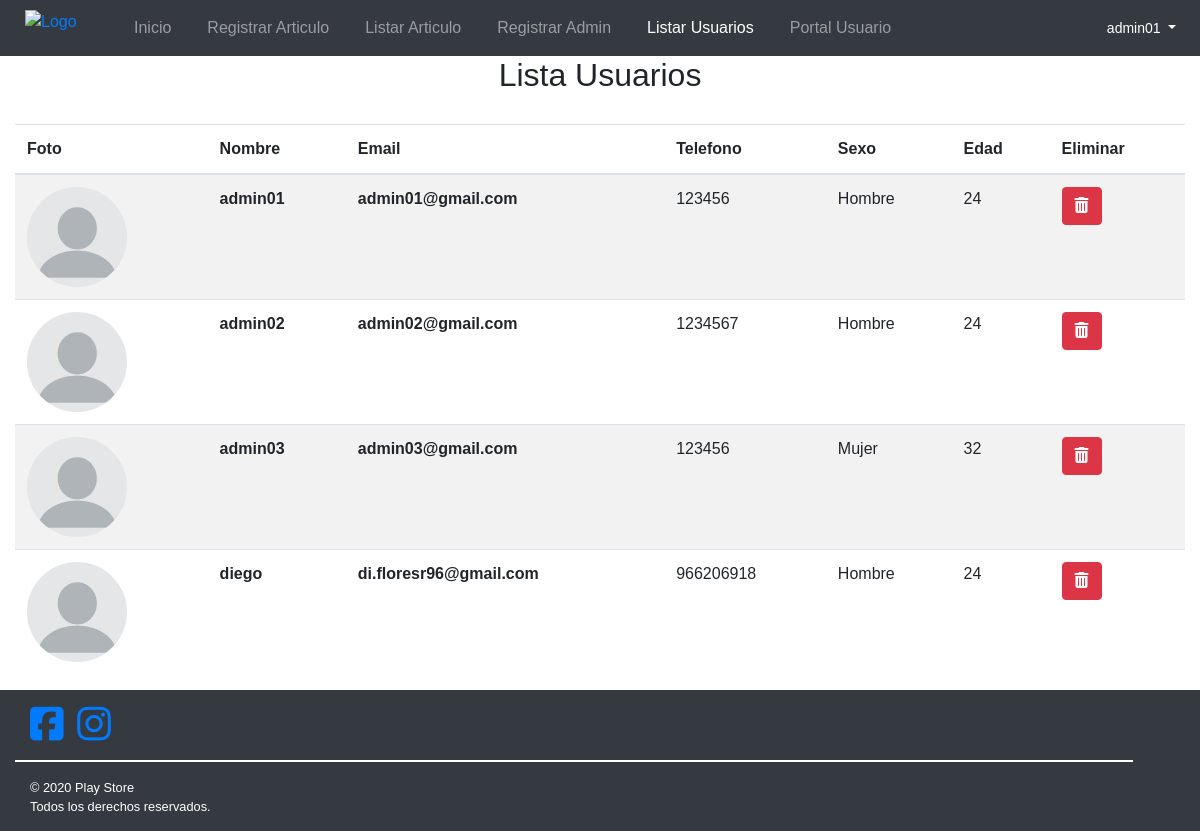
Page /articulos/articulo/listar/usuarios/ (signed in) on the earlier database version.
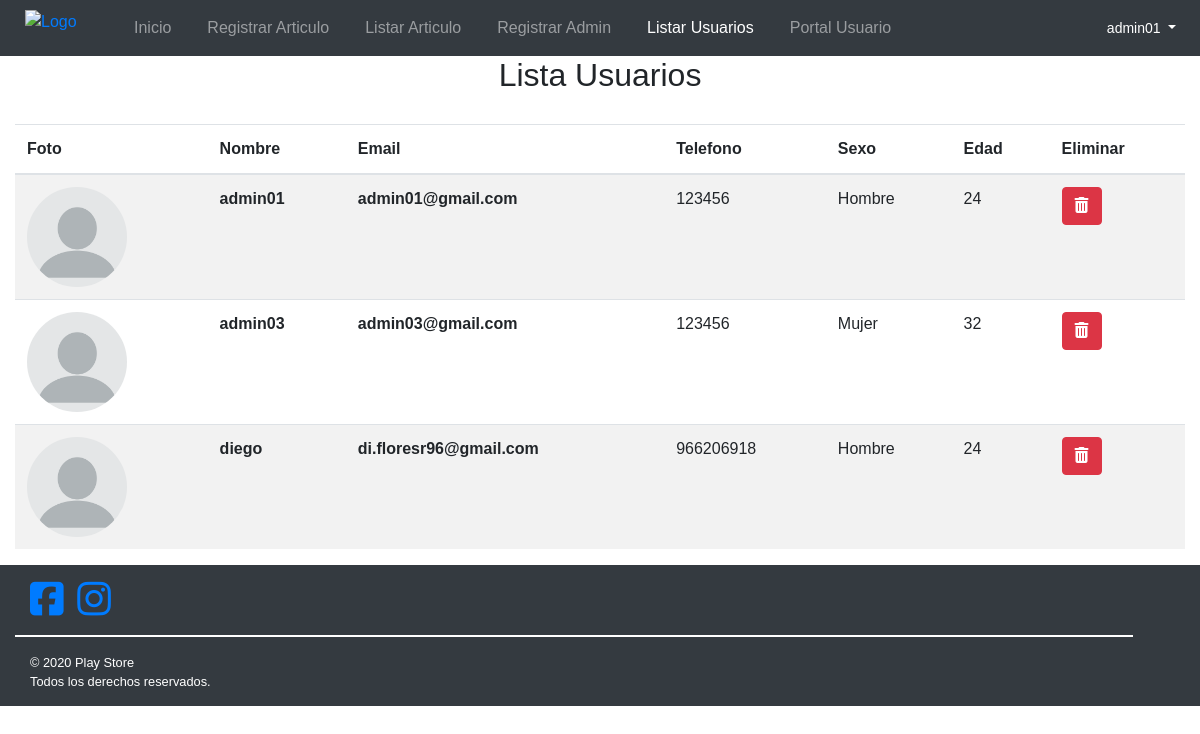
Same page on the later database version.
### articulos/models.py (models this page shows, shortened)
class Usuario(AbstractBaseUser):
    email= models.EmailField('Correo Electrónico', unique=True, max_length= 30)
    nombreUsuario = models.CharField('Nombre de usuario', max_length=100)
    telefono = models.CharField('Telefono', max_length=12)
    sexo = models.ForeignKey(Sexo, on_delete=models.CASCADE)
    edad = models.IntegerField()
    password = models.CharField(null=True, max_length=30)
    img = models.ImageField('Imagen de Perfil', upload_to='static/articulos/img/usuarios', null=True, blank=True)
    usuarioActivo = models.BooleanField(default=True)
    usuarioAdmin = models.BooleanField(default=False)
    objects = UsuarioManager()
    USERNAME_FIELD = 'email'
    REQUIRED_FIELDS = ['nombreUsuario', 'telefono', 'sexo', 'edad', 'password']
    @property
    def is_staff(self):
        return self.usuarioAdmin

class Sexo(models.Model):
    id = models.AutoField(primary_key=True)
    sexo = models.CharField(max_length=50, help_text="Añada descripción del tipo sexo")
    class Meta:
        ordering=['sexo']
    def __str__(self):
        return self.sexo

### articulos/views.py (the view)
# urls.py: path('articulo/listar/usuarios/', staff_member_required(views.ListarUsuarios.as_view()), name='articulo-listar-usuarios'),
class ListarUsuarios(generic.ListView):
    template_name = 'articulos/listarUsuarios.html'
    context_object_name = 'listaUsuarios'
    def get_queryset(self):
        return Usuario.objects.all()

### articulos/templates/articulos/listarUsuarios.html (shortened to what this page needs)
{% extends "articulos/base_articulos.html" %} {% load static %}
{% block content %}
<div>
    <h2 class="col-12">Lista Usuarios</h2>
    {% if listaUsuarios %}
    <div class="table-responsive-lg">
        <table class="table table-striped">
            <thead>
                <tr>
                    <th scope="col">Foto</th>
                    <th scope="col">Nombre</th>
                    <th scope="col">Email</th>
                    <th scope="col">Telefono</th>
                    <th scope="col">Sexo</th>
                    <th scope="col">Edad</th>
                    <th scope="col">Eliminar</th>
                </tr>
            </thead>
            <tbody>
                {% for usuario in listaUsuarios %}
                <tr>
                    <td scope="row">
                        {% if usuario.img %}
                        <img class="articulos-listar-imagen" src="{{usuario.img.url}}" alt="" />
                        {% else %}
                        <img src="{% static 'articulos/img/usuarios/perfil.webp' %}" class="articulos-listar-imagen" alt="Imagen no disponible" />
                        {% endif %}
                    </td>
                    <td><b>{{usuario.nombreUsuario}}</b></td>
                    <td><b>{{usuario.email}}</b></td>
                    <td>{{usuario.telefono}}</td>
                    <td>{{usuario.sexo}}</td>
                    <td>{{usuario.edad}}</td>
                    <td>
                        <a href="#" onclick="confirmarEliminacionUsuario( '{{usuario.email}}' )">
                            <button class="btn btn-danger"><i class="fas fa-trash-alt"></i></button>
                        </a>
                    </td>
                </tr>
                {% endfor %}
            </tbody>
        </table>
    </div>
    {% else %}
    <p>No existen usuarios</p>
    {% endif %}
</div>
{% endblock %}

### articulos/templates/articulos/base_articulos.html (shortened to what this page needs)
<!DOCTYPE html>
<html lang="es">
    <head>
        {% load static %}
        <link rel="stylesheet" href="https://stackpath.bootstrapcdn.com/bootstrap/4.5.2/css/bootstrap.min.css" />
        <link rel="stylesheet" href="{% static 'articulos/css/style.css' %}" />
        <link rel="stylesheet" href="{% static 'articulos/css/style_articulos.css' %}">
    </head>
    <body>
        <div class="container-fluid">
            <header class="row bg-dark">
                <figure class="col-12 col-lg-1">
                    <a href="#"><img src="{% static 'articulos/img/logo.png' %}" alt="Logo" class="logo" /></a>
                </figure>
                <nav class="navbar navbar-expand-lg navbar-dark bg-dark col-12 col-lg-11">
                    <div class="collapse navbar-collapse" id="navbarTogglerDemo02">
                        <ul class="navbar-nav mr-auto mt-2 mt-lg-0">
                            <li class="nav-item">
                                <a class="nav-link" href="#"> Inicio <span class="sr-only">(current)</span></a></span>
                            </li>
                            <li class="nav-item {% if request.path == '/articulos/articulo/register/' %} active {% endif %} ">
                                <a class="nav-link" href="{% url 'articulo-register' %}"> Registrar Articulo<span class="sr-only">(current)</span></a></span>
                            </li>
                            <li class="nav-item {% if request.path == '/articulos/articulo/listar/' %} active {% endif %}">
                                <a class="nav-link" href="{% url 'articulo-listar' %}"> Listar Articulo <span class="sr-only">(current)</span></a></span>
                            </li>
                            <li class="nav-item {% if request.path == '/articulos/articulo/register/admin/' %} active {% endif %}">
                                <a class="nav-link" href="{% url 'articulo-register-admin' %}"> Registrar Admin<span class="sr-only">(current)</span></a></span>
                            </li>
                            <li class="nav-item {% if request.path == '/articulos/articulo/listar/usuarios/' %} active {% endif %}">
                                <a class="nav-link" href="{% url 'articulo-listar-usuarios' %}"> Listar Usuarios<span class="sr-only">(current)</span></a></span>
                            </li>
                            <li class="nav-item">
                                <a class="nav-link" href="{% url 'index' %}"> Portal Usuario<span class="sr-only">(current)</span></a></span>
                            </li>
                        </ul>
                        {% if user.is_authenticated %}
                        <div class="btn-group menu-desplegable">
                            <button type="button" class="btn btn-secondary btn-sm dropdown-toggle bg-dark" data-toggle="dropdown" aria-haspopup="true" aria-expanded="false">
                              {{ user.nombreUsuario }}
                            </button>
                        </div>
                        {% endif %}
                    </div>
                </nav>
            </header>
           {% block content %} {%  endblock %}
           <footer class="row bg-dark">
            <div class="col-12"> <a href="#"><i class="fab fa-facebook-square fa-3x"></i></a> <a href="#"><i class="fab fa-instagram fa-3x"></i></a> </div>
            <hr class="col-11">
            <div class="col-12">© 2020 Play Store</div>
            <div class="col-12">Todos los derechos reservados.</div>
           </footer>
        </div>
    </body>
</html>

Differences in the rows shown:
removed Usuario: nombreUsuario "admin02", email "admin02@gmail.com", telefono "1234567", sexo "Hombre", edad "24"
